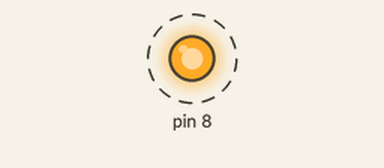
Recording of a program running on a simulated Raspberry Pi (header pin numbers). Parts: output pins drawn as LEDs (lit = HIGH). Dashed ring = blinking. What the program prints to the terminal is not drawn.

Above: at 0.5 s.
Timing chart, 0 to 4.6 s (numbered marks = the images above):
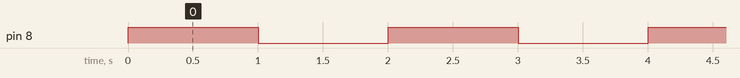

The program:

led.py
```python
import RPi.GPIO as GPIO    	# Default library to contol GPIO pins of raspberry pi
import time					# python library for adding delay dunctions

GPIO.setmode(GPIO.BOARD)	# this function set the naming convention of the gpio pins

GPIO.setup(8, GPIO.OUT)		# this function makes the given pin as a output pin

while True:
	GPIO.output(8, True)	# this function change the GPIO voltage to +5 volts
	print("Led On")			# ptints a message
	time.sleep(1)			# this function dives a delay of 1 sec. you can change the value and (1 = 1 sec)

	GPIO.output(8, False)	# this function change the GPIO voltage to 0 volts
	print("Led Off")		# ptints a message
	time.sleep(1)			# this function dives a delay of 1 sec. you can change the value and (1 = 1 sec)
```

Measured:
- by itself, pin 8: alternates HIGH for 1.0 s and LOW for 1.0 s
